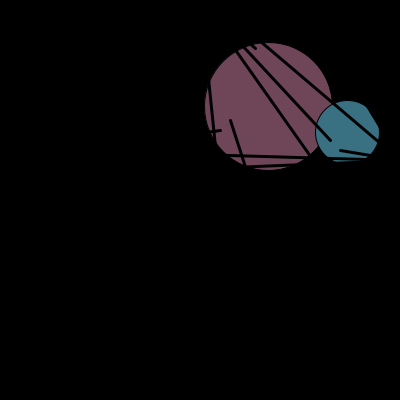
Frame 1 (no input)
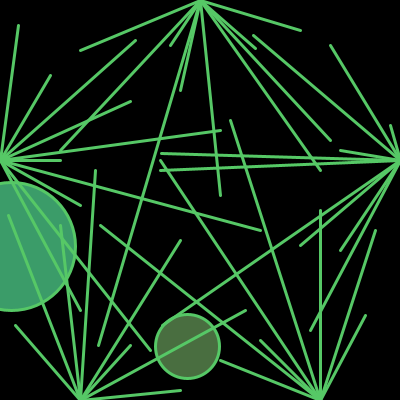
Frame 60 (the mouse pressed at the canvas centre just before this capture)
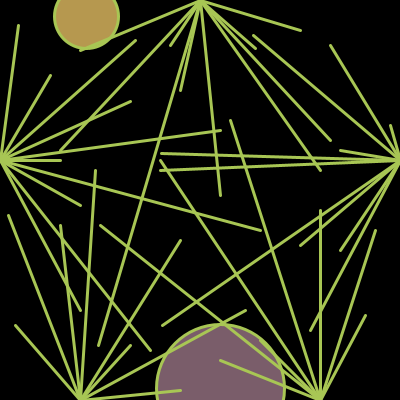
Frame 120 (the mouse held since frame 60 and released just before this capture)

The Processing sketch that drew these frames (run headless with seeded random() and noise(); from frame 60 on, the mouse is pressed at the canvas centre):

// Processing sketch: processing_116267
// ── processing_116267.pde

/*   Homework Six - Algorithm (Timer & Collision Detection Composition
     Sabrina Pardus 
*/

Pentagon pentagon;
Timer timer;
Ball ball1;
Ball ball2;

// Arrays of x2 position of pentagon
int [] xTopPentagon = {80, 60, 170, 98, 180, 220, 320, 330, 255, 300};
int [] xLeftPentagon = {18, 50, 135, 130, 220, 60, 260, 80, 150, 80};
int [] xRightPentagon = {330, 253, 390, 340, 340, 161, 160, 162, 300, 310};
int [] xBottomLeftPentagon = {15, 8, 60, 95, 180, 130, 245, 180};
int [] xBottomRightPentagon = {220, 100, 260, 160, 230, 320, 375, 365};

// Arrays of y2 position of pentagon
int [] yTopPentagon = {50, 150, 45, 345, 90, 195, 170, 140, 48, 30};
int [] yLeftPentagon = {25, 75, 40, 101, 130, 160, 230, 205, 350, 310};
int [] yRightPentagon = {45, 35, 125, 150, 250, 153, 170, 325, 245, 330};
int [] yBottomLeftPentagon = {325, 215, 225, 170, 240, 345, 310, 390};
int [] yBottomRightPentagon = {360, 225, 340, 160, 120, 210, 230, 315};

void setup() {
  size (400,400);
  smooth();
  
  // Initialize pentagon
  pentagon = new Pentagon(0, 4, 390, 4, xTopPentagon, xLeftPentagon, xRightPentagon, xBottomLeftPentagon, 
    xBottomRightPentagon, yTopPentagon, yLeftPentagon, yRightPentagon, yBottomLeftPentagon, yBottomRightPentagon);
 
  // Initalize timer
  timer = new Timer(1000);
  timer.start();
  
  // Initalize balls
  ball1 = new Ball(64);
  ball2 = new Ball(32);
}

void draw() {
  background(0);
  smooth();
  
  // Move and display balls
  ball1.move();
  ball2.move();
  if (ball1.intersect(ball2)) {
    ball1.highlight();
    ball2.highlight();
  }
  ball1.display();
  ball2.display();
    
  // Timed drawing of random colors
  if (timer.isFinished()) {
    stroke(timer.randColors());
    timer.start();
  }
  strokeWeight(3);
  
  // Operator Composition Objects
  pentagon.createTopPentagon(xTopPentagon, yTopPentagon);
  pentagon.createRightPentagon(xRightPentagon, yRightPentagon);
  pentagon.createLeftPentagon(xLeftPentagon, yLeftPentagon);
  pentagon.createBottomLeftPentagon(xBottomLeftPentagon, yBottomLeftPentagon);
  pentagon.createBottomRightPentagon(xBottomRightPentagon, yBottomRightPentagon);  
}

class Ball {
  float r;
  float x, y;
  float xspeed, yspeed;
  color c = color(100,50);
  
  // Constructor
  Ball (float tempR) {
    r = tempR;
    x = random(width);
    y = random(height);
    xspeed = random(0, 10);
    yspeed = random(0, 10);
  }
  
  void move() {
    x += xspeed;  // Increment x
    y += yspeed;   // Increment y
    
    // Check horizontal edges
    if (x >= width || x <= 0) {
      xspeed *= -1;
    }
    
    // Check vertical edges 
    if (y >= height || y <= 0) {
      yspeed *= -1;
    }
  }
  
  color randColors() {
     float r = random(55,220);
     float g = random(55,220);
     float b = random(55,220);
     return color(r,g,b);
  }
  
  void highlight() {
      c = color (randColors());
  }
  
  // Draw the ball 
  void display() {
    fill (c);
    ellipse(x, y, r*2, r*2);
  }
  
  // Checks for intersection
  boolean intersect (Ball b) {
    float distance = dist(x, y, b.x, b.y);    // Calculate distance
    if (distance < r + b.r) {                 // Compare distance to sum of radii
      return true;
    }
    else {
      return false;
    }
  }
}

class Pentagon {
  // Variables to move rectangles across the screen
  int x;
  int xSpeed;
  int y;
  int ySpeed;
  
  // Arrays of x2 positions to draw top, left, right, bottom-left, and bottom-right of pentagon
  int [] xTopPentagon;
  int [] xRightPentagon;
  int [] xLeftPentagon;
  int [] xBottomLeftPentagon;
  int [] xBottomRightPentagon;
  
  // Arrays of y2 positions to draw top, left, right, bottom-left, and bottom-right of pentagon
  int [] yTopPentagon;
  int [] yRightPentagon;
  int [] yLeftPentagon;
  int [] yBottomLeftPentagon;
  int [] yBottomRightPentagon;
  
 
  Pentagon(int tempX, int tempXSpeed, int tempY, int tempYSpeed, int [] tempXTopPentagon, int [] tempXLeftPentagon,
     int [] tempXRightPentagon, int [] tempXBottomLeftPentagon, int [] tempXBottomRightPentagon, int [] tempYTopPentagon, 
     int [] tempYLeftPentagon, int [] tempYRightPentagon, int [] tempYBottomLeftPentagon, int [] tempYBottomRightPentagon) {
     x = tempX;
     xSpeed = tempXSpeed;
     y = tempY;
     ySpeed = tempYSpeed;
     xTopPentagon = tempXTopPentagon;
     xLeftPentagon = tempXLeftPentagon;
     xRightPentagon = tempXRightPentagon;
     xBottomLeftPentagon = tempXBottomLeftPentagon;
     xBottomRightPentagon = tempXBottomRightPentagon;  
     yTopPentagon = tempYTopPentagon;
     yLeftPentagon = tempYLeftPentagon;
     yRightPentagon = tempYRightPentagon;
     yBottomLeftPentagon = tempYBottomLeftPentagon;
     yBottomRightPentagon = tempYBottomRightPentagon;    
   }
   
   // Create the pentagon
   void createTopPentagon(int[] x2, int[] y2) {
     for (int i = 0; i < x2.length; i++) {      
       line (200, 0, x2[i], y2[i]);
     }
   }
   
   void createRightPentagon (int[] x2, int[] y2) {
     for (int i = 0; i < x2.length; i++) {      
       line (400, 160, x2[i], y2[i]);
     }     
   }
   
   void createLeftPentagon (int[] x2, int[] y2) {
     for (int i = 0; i < x2.length; i++) {      
       line (0, 160, x2[i], y2[i]);
     }    
   }
   
   void createBottomLeftPentagon (int[] x2, int[] y2) {
     for (int i = 0; i < x2.length; i++) {      
       line (80, 400, x2[i], y2[i]);
     }  
   }
   
   void createBottomRightPentagon (int[] x2, int[] y2) {
     for (int i = 0; i < x2.length; i++) {      
       line (320, 400, x2[i], y2[i]);
     }
   }
}
     





class Timer {
  int savedTime;    // When Timer started
  int totalTime;    // How long Timer should last
  
  Timer (int tempTotalTime) {
    totalTime = tempTotalTime;
  }
  
  // Starting the timer
  void start() {
    savedTime = millis();
  }
  
  // Random colors
   color randColors() {
     float r = random(55,220);
     float g = random(55,220);
     float b = random(55,220);
     return color(r,g,b);
   }

  boolean isFinished () {
    // Check how much time has passed
    int passedTime = millis() - savedTime;
    if (passedTime > totalTime) {
      return true;
    } else {
      return false;
    }
  }
}
